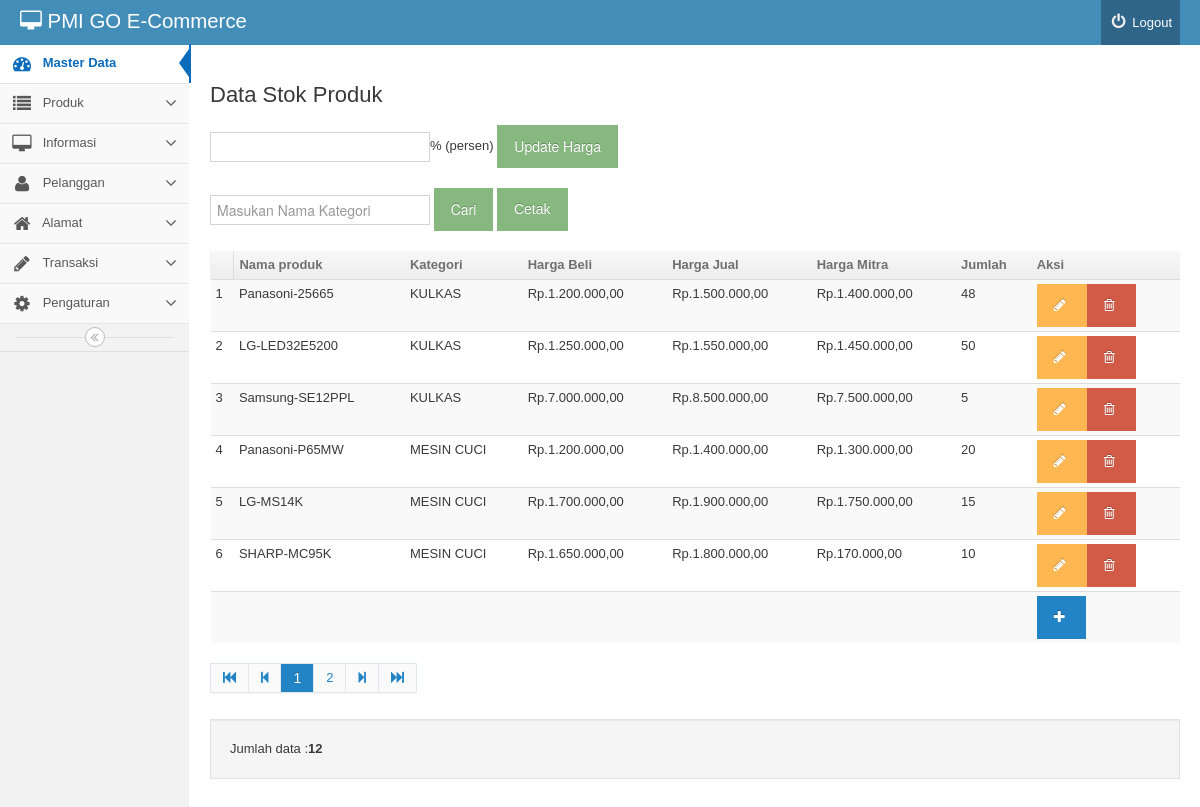
The page /backend/index.php?mod=stok&pg=stok_view (signed in) on the database its author committed.
### tables this page shows
CREATE TABLE IF NOT EXISTS `stok` (
  `idstok` int(11) NOT NULL AUTO_INCREMENT,
  `idproduk` int(11) NOT NULL,
  `harga_beli` double NOT NULL,
  `harga_jual` double NOT NULL,
  `harga_mitra` double NOT NULL,
  `jumlah` int(11) NOT NULL,
  PRIMARY KEY (`idstok`)
);

CREATE TABLE IF NOT EXISTS `produk` (
  `idproduk` int(10) NOT NULL AUTO_INCREMENT,
  `nama_produk` varchar(200) NOT NULL,
  `berat_produk` int(11) NOT NULL,
  `idkategori` int(255) NOT NULL,
  `deskripsi` text,
  `foto` varchar(50) DEFAULT NULL,
  PRIMARY KEY (`idproduk`)
);

CREATE TABLE IF NOT EXISTS `kategori` (
  `idkategori` int(11) NOT NULL AUTO_INCREMENT,
  `nama_kategori` varchar(40) NOT NULL,
  PRIMARY KEY (`idkategori`)
);

### backend/stok/stok_view.php (the view, shortened to what this page needs)
<div>
	<h3>Data Stok Produk</h3>
	  <form  class="form-horizontal" method="POST" id="form1"
	  action="index.php?mod=stok&pg=stok_view">
	<input type='text' name='persen' >% (persen)
	<button type="submit" class="btn btn-success" name='update' >Update Harga</button>
</form>
    <form action="" method="post" name="form1" class="form-horizontal">
		  <input type='text' name='cari' placeholder="Masukan Nama Kategori">
                  <input type="submit" class="btn btn-success btn-sm" name="cari3" value="Cari" />
					<a href="cetak_stok.php?cari=<?php echo $_POST['cari']; ?>" target="_blank" class="btn btn-success btn-sm"> Cetak</a>
            </form>
	<table  class="table table-striped table-condensed">
		<thead>
			<th><td><b>Nama produk </b></td><td><b>Kategori</b></td><td><b>Harga Beli</b></td><td><b>Harga Jual</b></td><td><b>Harga Mitra</b></td><td><b>Jumlah</b></td><td><b>Aksi</b></td></th>
		</thead>
		<tbody>
<?php
$batas='10';
$halaman=$_GET['halaman'];
$posisi=null;
if(empty($halaman)){
$posisi=0;
}else{
$posisi=($halaman-1)* $batas;
}
$cari=$_POST['cari'];
if($cari==''){
$query="SELECT stok.*,produk.nama_produk, kategori.nama_kategori
 from stok,produk,kategori
 where stok.idproduk=produk.idproduk and produk.idkategori=kategori.idkategori
 limit $posisi,$batas ";
}else{
	$query="SELECT stok.*,produk.*, kategori.*
 from stok,produk,kategori
 where stok.idproduk=produk.idproduk and produk.idkategori=kategori.idkategori  and nama_kategori
 like '%$cari%'   limit $posisi,$batas ";
}
$result=mysql_query($query) or die(mysql_error());
$no=1;
while($rows=mysql_fetch_object($result)){
			?>
			<tr>
				<td><?php echo $posisi+$no
				?></td>
				<td><?php		echo $rows -> nama_produk;?></td>
                <td><?php		echo $rows -> nama_kategori;?></td>
			<td align='right'><?php		echo format_rupiah($rows ->harga_beli);?></td>
			<td align='right'><?php		echo format_rupiah($rows ->harga_jual);?></td>
            <td align='right'><?php		echo format_rupiah($rows ->harga_mitra);?></td>
			<td align='right'><?php		echo $rows ->jumlah;?></td>
				<td>
					<a href="index.php?mod=stok&pg=stok_form&id=<?php echo $rows -> idstok;?>"
				class='btn btn-warning'> <i class="icon-pencil"></i></a><a href="index.php?mod=stok&pg=stok_view&act=del&id=<?php echo	$rows -> idstok;?>"
				onclick="return confirm('Yakin data akan dihapus?') ";
				class='btn btn-danger'> <i class="icon-trash"></i></a></td>
			</tr>
			<?php	$no++;
	}?>
			<tr>
				<td colspan='7' ></td><td><a href="index.php?mod=stok&pg=stok_form"
				class='btn btn-primary'	><i class="icon-plus"></i></a></td>
			</tr>
		</tbody>
	</table>
	<?php
$tampil2 = mysql_query("SELECT idstok from stok");
$jmldata = mysql_num_rows($tampil2);
?>
<div class='pagination'>
	<ul>
	</ul>
</div>
<div class='well'>Jumlah data :<strong><?php echo $jmldata;?> </strong></div>
</div>

### rows shown on the page
stok: no "1", idproduk.nama_produk "Panasoni-25665", kategori.nama_kategori "KULKAS", harga_beli "Rp.1.200.000,00", harga_jual "Rp.1.500.000,00", harga_mitra "Rp.1.400.000,00", jumlah "48"
stok: no "2", idproduk.nama_produk "LG-LED32E5200", kategori.nama_kategori "KULKAS", harga_beli "Rp.1.250.000,00", harga_jual "Rp.1.550.000,00", harga_mitra "Rp.1.450.000,00", jumlah "50"
stok: no "3", idproduk.nama_produk "Samsung-SE12PPL", kategori.nama_kategori "KULKAS", harga_beli "Rp.7.000.000,00", harga_jual "Rp.8.500.000,00", harga_mitra "Rp.7.500.000,00", jumlah "5"
stok: no "4", idproduk.nama_produk "Panasoni-P65MW", kategori.nama_kategori "MESIN CUCI", harga_beli "Rp.1.200.000,00", harga_jual "Rp.1.400.000,00", harga_mitra "Rp.1.300.000,00", jumlah "20"
stok: no "5", idproduk.nama_produk "LG-MS14K", kategori.nama_kategori "MESIN CUCI", harga_beli "Rp.1.700.000,00", harga_jual "Rp.1.900.000,00", harga_mitra "Rp.1.750.000,00", jumlah "15"
stok: no "6", idproduk.nama_produk "SHARP-MC95K", kategori.nama_kategori "MESIN CUCI", harga_beli "Rp.1.650.000,00", harga_jual "Rp.1.800.000,00", harga_mitra "Rp.170.000,00", jumlah "10"

### other values the page prints
$halaman "1"
$jmldata "12"
